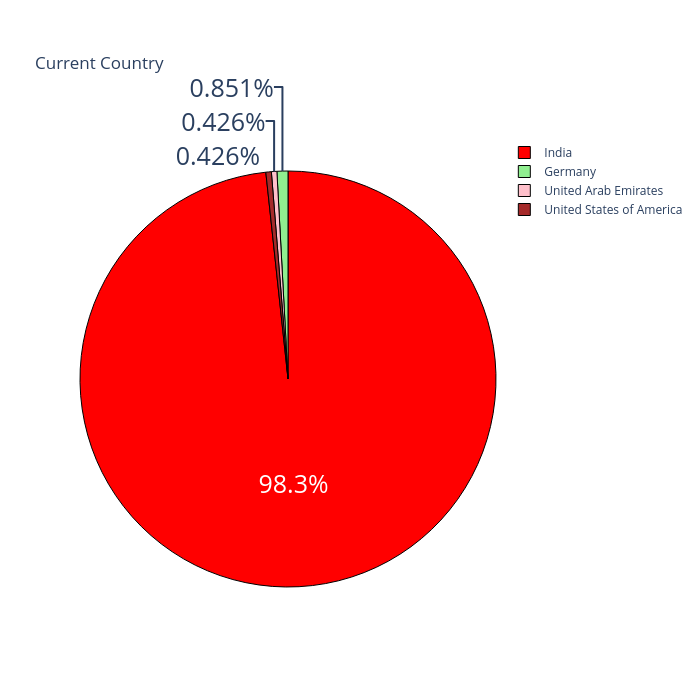

Source (notebook cell):
### Markdown cell above
# What is the analysis of Country?

### Code cell
country = df['Your Current Country.'].value_counts()
label = country.index
count = country.values
fig = go.Figure(data = [go.Pie(labels = label, values=count)])
fig.update_layout(title_text='Current Country', autosize=False, width=700, height=700)
fig.update_traces(hoverinfo='label+value', textinfo='percent', textfont_size=25, marker=dict(colors=['red', 'lightgreen', 'pink', 'brown'], line=dict(color='black', width=1)))
fig.show()

### Figure 1 — Plotly figure (JSON) as saved in the notebook; plotly's stock layout.template omitted (floating-point values rounded to 4 significant figures)
{"data": [{"hoverinfo": "label+value", "labels": ["India", "Germany", "United Arab Emirates", "United States of America"], "marker": {"colors": ["red", "lightgreen", "pink", "brown"], "line": {"color": "black", "width": 1}}, "textfont": {"size": 25}, "textinfo": "percent", "type": "pie", "values": [231, 2, 1, 1]}], "layout": {"autosize": false, "height": 700, "title": {"text": "Current Country"}, "width": 700}}
